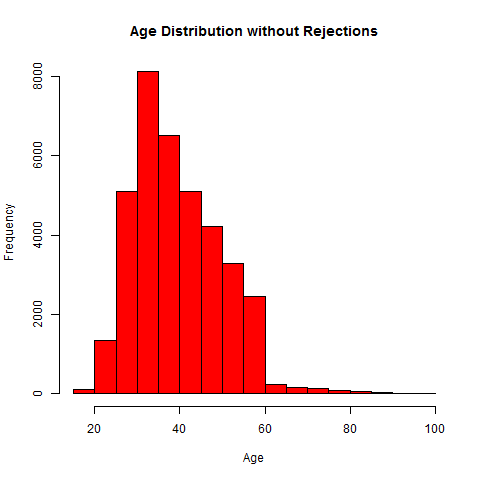

Here is the R script that generated this plot:
file <- "bank.csv"
data <- read.csv(file, header=TRUE, sep=";")
data <- data[(data$Previous_Outcome == "success") | (data$Previous_Outcome == "nonexistent"),]
png(filename = "AgeDistribution1.png", width=480, height=480, units="px")
hist(data$Age, main="Age Distribution without Rejections", xlab="Age", col="red")
dev.off()